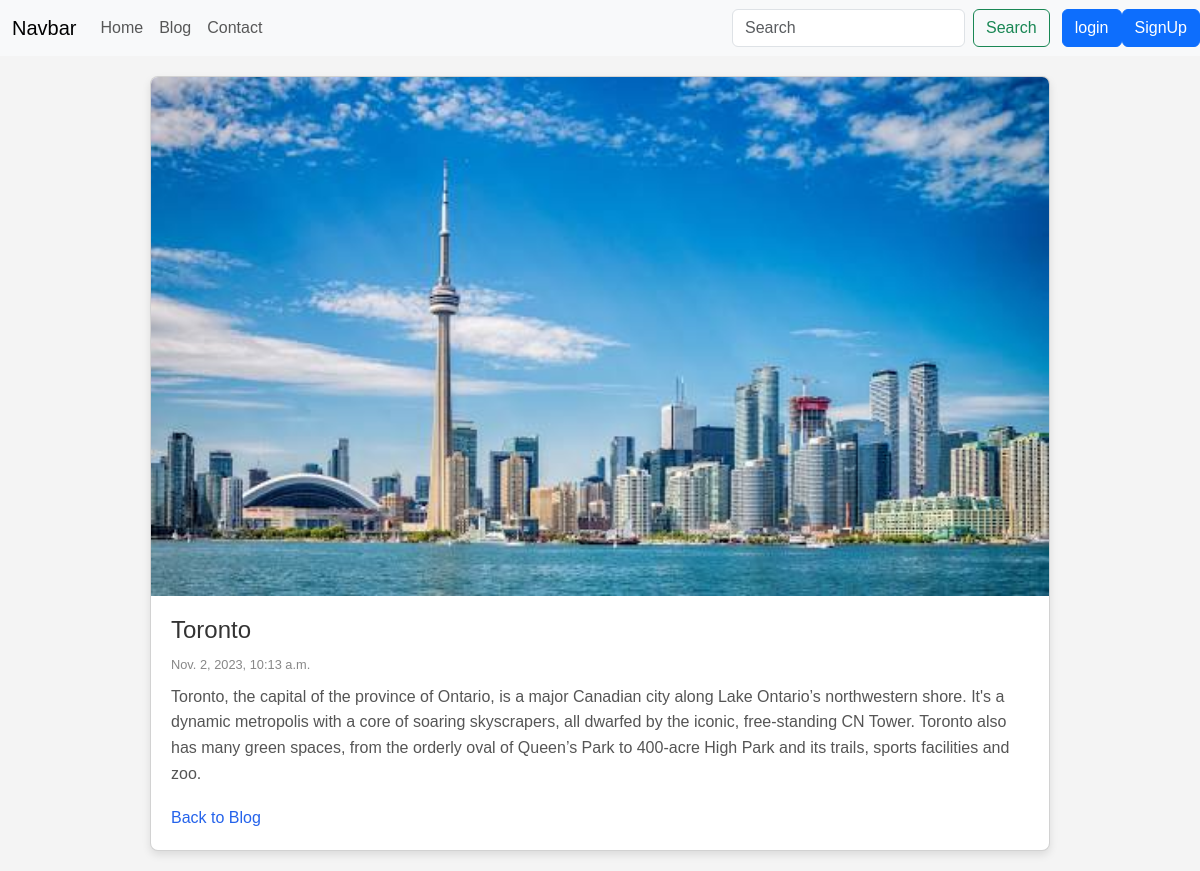
Page /blogpost/toronto on the committed database.
### blog/models.py (models this page shows, shortened)
class Post(models.Model):
    sno=models.AutoField(primary_key=True)
    title=models.CharField(max_length=255)
    image=models.ImageField(upload_to='images/',null=True,default="")
    content=models.TextField()
    author=models.CharField(max_length=50)
    slug=models.CharField(max_length=150) #slug = name of url
    timestamp=models.DateTimeField(auto_now_add=True, blank=True)

### blog/views.py (the view)
# urls.py: path('blogpost/<str:slug>', views.blogPost,name="blogPost"),
def blogPost(request, slug):
    post=Post.objects.filter(slug=slug).first() #get
    return render(request,'blogpost.html',{'post':post})

### blog/templates/blogpost.html (shortened to what this page needs)
{% extends "base.html" %}
{% block body %}
<div class="card">
<img src="{{post.image.url}}" alt="Blog Post Image">
<div class="content">
    <h1 class="title">{{post.title}}</h1>
    <p class="meta">{{post.timestamp}}</p>
    <p class="description">
        {{post.content}}
    </p>
    <a href="#" class="back-link">Back to Blog</a>
</div>
</div>
{% endblock body %}

### blog/templates/blogpost.html (style rules this page uses)
body { font-family: Arial, sans-serif; margin: 0; padding: 0; background-color: #f4f4f4; }
.card { max-width: 900px; margin: 20px auto; background-color: #fff; box-shadow: 0 4px 8px rgba(0, 0, 0, 0.1); border-radius: 8px; overflow: hidden; }
.card img { width: 100%; height: auto; }
.content { padding: 20px; }
.title { font-size: 1.5rem; color: #333; margin-bottom: 10px; }
.meta { color: #888; font-size: 0.8rem; margin-bottom: 10px; }
.description { line-height: 1.6; color: #555; }
.back-link { display: block; margin-top: 20px; text-decoration: none; color: #2563EB; }

### rows in the picture
Post: image (picture), title "Toronto", timestamp "Nov. 2, 2023, 10:13 a.m.", content "Toronto, the capital of the province of Ontario, is a major Canadian city along Lake Ontario’s northwestern shore. It's a dynamic metropolis with a core of soaring skyscrapers, all dwarfed by the iconic, free-standing CN Tower. Toronto also has many green spaces, from the orderly oval of Queen’s Park to 400-acre High Park and its trails, sports facilities and zoo."
